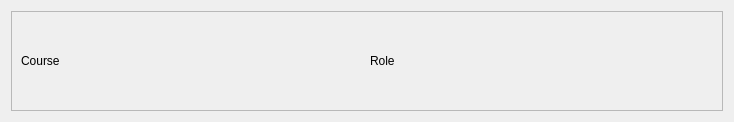
<?xml version="1.0" encoding="UTF-8"?>
<ui version="4.0">
 <class>view_courses_frame</class>
 <widget class="QWidget" name="view_courses_frame">
  <property name="geometry">
   <rect>
    <x>0</x>
    <y>0</y>
    <width>734</width>
    <height>117</height>
   </rect>
  </property>
  <property name="windowTitle">
   <string>Form</string>
  </property>
  <layout class="QGridLayout" name="gridLayout">
   <item row="0" column="0">
    <widget class="QFrame" name="onecourseframe">
     <property name="sizePolicy">
      <sizepolicy hsizetype="Preferred" vsizetype="Maximum">
       <horstretch>0</horstretch>
       <verstretch>0</verstretch>
      </sizepolicy>
     </property>
     <property name="minimumSize">
      <size>
       <width>0</width>
       <height>100</height>
      </size>
     </property>
     <property name="frameShape">
      <enum>QFrame::StyledPanel</enum>
     </property>
     <property name="frameShadow">
      <enum>QFrame::Raised</enum>
     </property>
     <layout class="QHBoxLayout" name="horizontalLayout">
      <item>
       <widget class="QLabel" name="Course">
        <property name="text">
         <string>Course </string>
        </property>
       </widget>
      </item>
      <item>
       <widget class="QLabel" name="Role">
        <property name="text">
         <string>Role</string>
        </property>
       </widget>
      </item>
     </layout>
    </widget>
   </item>
  </layout>
 </widget>
 <resources/>
 <connections/>
</ui>
